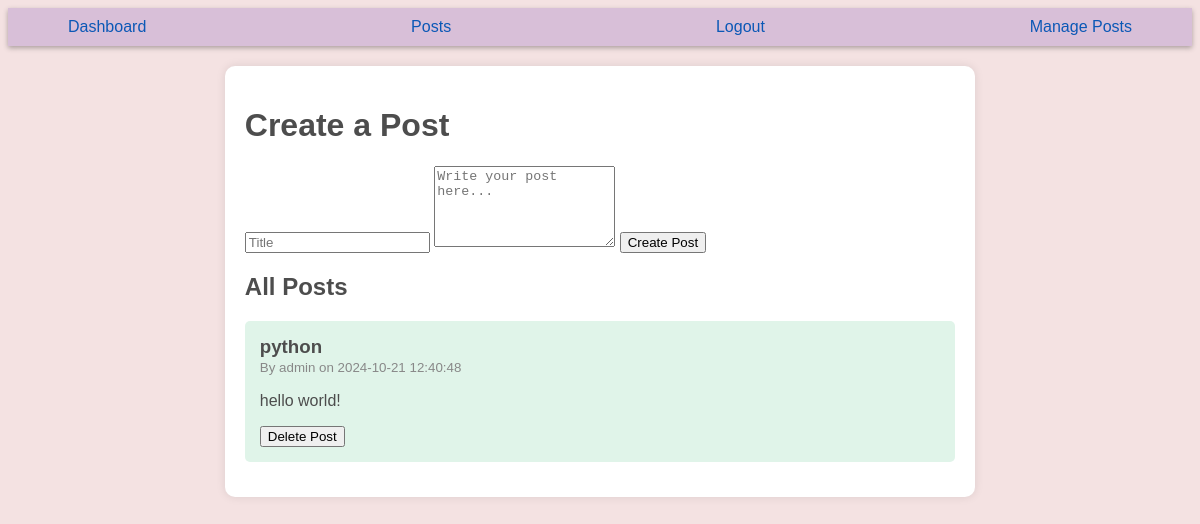
The page /posts (signed in) on the database its author committed.
### tables this page shows
CREATE TABLE posts (
                              id INTEGER PRIMARY KEY,
                              user_id INTEGER NOT NULL,
                              title TEXT NOT NULL,
                              content TEXT NOT NULL,
                              created_at DATETIME DEFAULT CURRENT_TIMESTAMP,
                              is_deleted INTEGER DEFAULT 0,
                              visible INTEGER DEFAULT 1,
                              FOREIGN KEY(user_id) REFERENCES users(id)
                            );

CREATE TABLE users (
                            id INTEGER PRIMARY KEY,
                            username TEXT NOT NULL UNIQUE,
                            password TEXT NOT NULL
                          );

### app.py (the view)
@app.route('/posts', methods=['GET', 'POST'])
def posts():
    if 'user_id' not in session:
        return redirect(url_for('login'))
    user_id = session['user_id']
    if request.method == 'POST':
        title = request.form['title']
        content = request.form['content']
        db.add_post(user_id, title, content)
        return redirect(url_for('posts'))
    all_posts = db.get_all_posts()
    return render_template('post.html', posts=all_posts)

### app.py (called while the page is built)
    def get_all_posts(self):
        self.c.execute('''SELECT posts.id, users.username, posts.title, posts.content, posts.created_at
                              FROM posts
                              JOIN users ON posts.user_id = users.id
                              WHERE posts.is_deleted = 0 AND posts.visible = 1
                              ORDER BY posts.created_at DESC''')
        return self.c.fetchall()

### templates/post.html
{% extends "base.html" %}
{% block content %}
    <div class="container">
        <h1>Create a Post</h1>
        <form method="POST">
            <input type="text" name="title" placeholder="Title" required>
            <textarea name="content" rows="5" placeholder="Write your post here..." required></textarea>
            <button type="submit">Create Post</button>
        </form>
        <h2>All Posts</h2>
        <div class="posts-list">
            {% for post in posts %}
                <div class="post">
                    <h3>{{ post[2] }}</h3>
                    <small>By {{ post[1] }} on {{ post[4] }}</small>
                    <p>{{ post[3] }}</p>
                    {% if 'user_id' in session %}
                        <form action="{{ url_for('delete_post', post_id=post[0]) }}" method="POST" onsubmit="return confirm('Are you sure you want to delete this post?');">
                            <button type="submit">Delete Post</button>
                        </form>
                    {% endif %}
                </div>
            {% endfor %}
        </div>
    </div>
{% endblock %}

### static/style.css (style rules this page uses)
body { background-color: #f4e2e2; color: #4d4d4d; font-family: Futura, sans-serif; }
.container { width: 60%; margin: auto; background-color: #ffffff; padding: 20px; border-radius: 10px; box-shadow: 0px 0px 10px rgba(0,0,0,0.1); margin-top: 20px; }
.post { background: #e0f4e9; padding: 15px; margin-bottom: 15px; border-radius: 5px; }
.post h3 { margin: 0; }
.post small { color: #888; }

### rows shown on the page
posts: title "python", username "admin", created_at "2024-10-21 12:40:48", content "hello world!"
